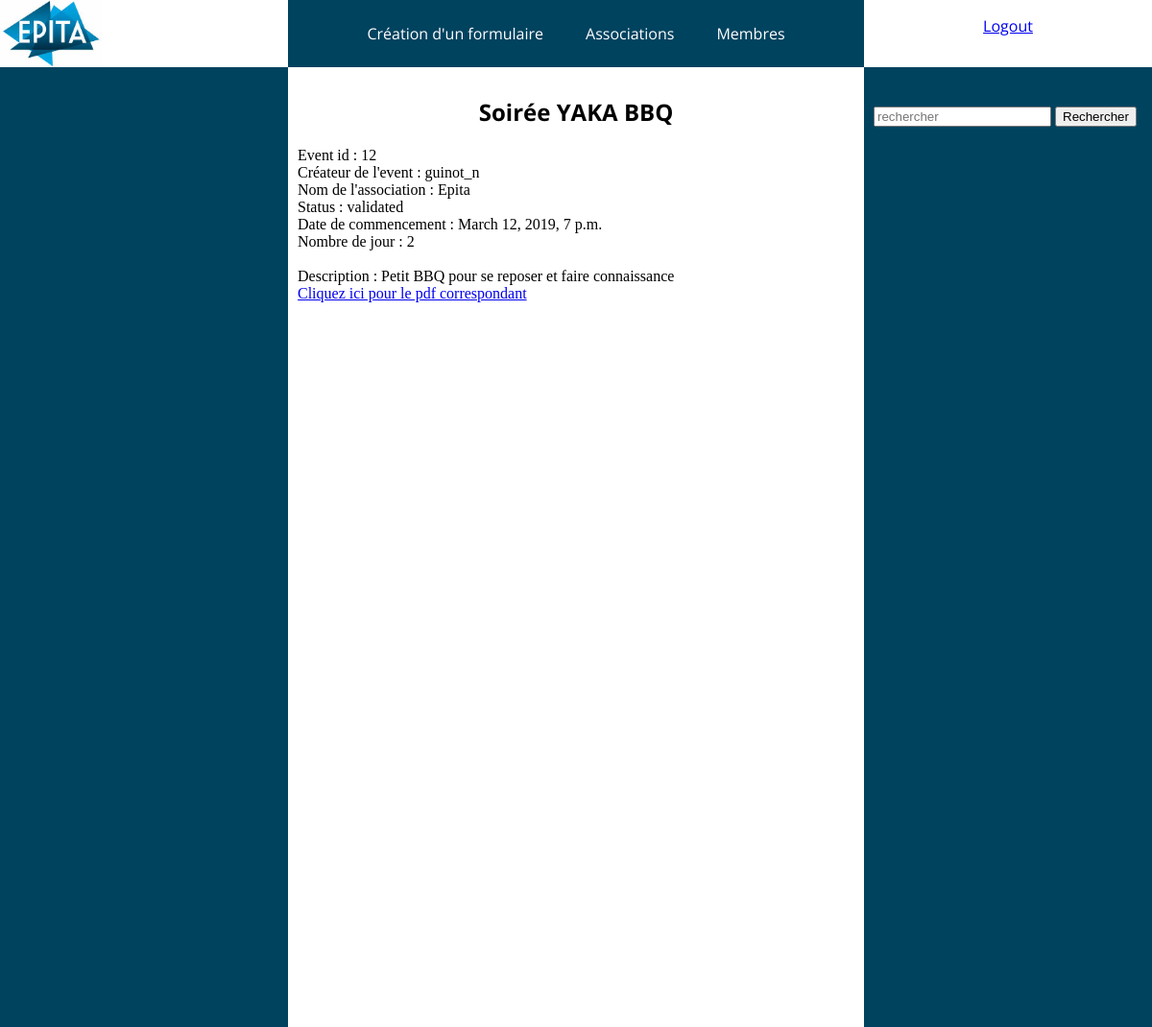
Screenshot of /event_detail/12 with the database file from the repository.
### event/models.py (models this page shows, shortened)
class Event(models.Model):
    users = models.ForeignKey(Users, on_delete = models.CASCADE)
    assos = models.ForeignKey(Assos, null = True, on_delete = models.CASCADE)
    name = models.CharField( max_length=200)
    date_time = models.DateTimeField('start date | format: mm/dd/year')
    end_time = models.TimeField('end time | format: 00:00:0000', auto_now=False)
    begin_time = models.TimeField('begin time | format: 00:00:0000',  auto_now=False)
    recurrence = models.BooleanField(default = False)
    frequence = models.IntegerField()
    until = models.DateField('end date | format: mm/dd/year')
    responsible = models.CharField( max_length=64)
    responsible_phone = models.CharField( max_length = 64)
    responsible_class = models.CharField( max_length = 64)
    nb_days = models.IntegerField()
    tutor_name = models.CharField(max_length = 64)
    tutor_phone = models.CharField(max_length = 64)
    tutor_job = models.CharField( max_length = 64)
    nb_ionis_student = models.IntegerField()
    nb_members = models.IntegerField()
    nb_externs = models.IntegerField()
    description = models.CharField(max_length = 200, default = 'short description')
    civil_liability = models.BooleanField(default = False)
    place = models.CharField(max_length = 64)
    rooms = models.CharField(max_length = 200)
    material = models.CharField(max_length = 200)
    drinks = models.IntegerField()
    comment = models.CharField(max_length = 200, default = 'some text')
    status = models.CharField(max_length = 200, default = 'pending')

class Users(models.Model):
    status = models.CharField(null = False, max_length = 64, default = 'FILLER')
    login = models.CharField(null = False, max_length = 64, default = 'FILLER')
    lastname = models.CharField(null = False, blank = False, max_length = 64, default = 'FILLER')
    firstname = models.CharField(null = False, max_length = 64, default = 'FILLER')
    email = models.CharField(null = False, max_length = 64, default = 'FILLER')
    promo = models.CharField(null = False, max_length = 64, default = 'FILLER')
    phone = models.CharField(null = False, max_length = 64, default = 'FILLER')
    signature_file = models.FileField(null=False, upload_to=user_directory_path, default='FILLER')
    signature_key = models.CharField(null=False, max_length=64, default='FILLER')
    private_key = models.TextField(null=False, default='FILLER')
    def __str__(self):
        return self.login

class Assos(models.Model):
    name = models.CharField( max_length = 64)
    president_id = models.IntegerField()
    nb_members = models.IntegerField()
    description = models.CharField(null = True, max_length= 200)
    image = models.ImageField(upload_to="media/logos", blank=True, null=True)

### event_site/views.py (the view)
# urls.py: path('event_detail/<int:pk>', EventDetailView.as_view(), name='event-detail'),
class EventDetailView(DetailView):
    model = Event
    def get_context_data(self, **kwargs):
        context = super().get_context_data(**kwargs)
        context['event'] = Event.name
        return context

### event/templates/event/event_detail.html (shortened to what this page needs)
<!DOCTYPE html>
{% load static %}
<html lang="en">
<head>
    <link rel="stylesheet" type="text/css" href="{% static 'event/home.css' %}">
</head>
<body>
<header>
    <div class="raw">
        <div class="left_header">
            <a href="{% url 'logged' %}">
            <img src="{% static 'event/logo.png' %}" alt="Logo EPITA" class="logo_img">
            </a>
        </div>
        <div class="middle_header">
            <ul class="menup">
                <li><a href="{% url 'event' %}">Création d'un formulaire</a></li>
                <li><a href="{% url 'assos' %}">Associations</a></li>
                <li><a href="{% url 'membres' %}">Membres</a></li>
            </ul>
        </div>
        <div class="right_header">
            <div class="logout_link">
                <p><a href="{% url 'logout' %}">Logout</a></p>
            </div>
        </div>
    </div>
</header>
<div class="row">
    <div class="column side">
    </div>
    <div class="column middle">
        <h2 class="content_title">{{object.name}}</h2>
        {% block content %}
        Event id : {{object.id}}<br>
        Créateur de l'event : {{object.users}}<br>
        Nom de l'association : {{object.assos.name}}<br>
        Status : {{object.status}}<br>
        Date de commencement : {{object.date_time}}<br>
        Nombre de jour : {{object.nb_days}}<br><br>
        Description : {{object.description}}<br>
        <a href="{% url 'gen' object.id %}">Cliquez ici pour le pdf correspondant</a>
        {% endblock %}
    </div>
    <div class="column side">
        <form class="form-inline my-2 my-lg-1">
            <input
                    class="form-control mr-sm-2"
            type="search"
            placeholder="rechercher"
            arial-label="Search"
            name='search'>
            <button class="btn btn-outline-success my-2 my-sm-0" type="submit">Rechercher</button>
        </form>
    </div>
</div>
</body>
</html>

### event/static/event/home.css (style rules this page uses)
* { box-sizing: border-box; }
body { margin: 0; }
p { font-family: 'Open Sans', "RalewayExtrabold", "Times New Roman", Times, sans-serif; }
h2 { font-family: 'Open Sans', "RalewayExtrabold", "Times New Roman", Times, sans-serif; }
header { #display: table; #display: flex; width: 100%; margin: 0; padding: 0; height: 70px; overflow: hidden; #background-color: blueviolet; }
.logout_link { text-align: center; }
.raw { display: flex; #display: table; width: 100%; height: 70px; #margin: 0; #padding: 0; }
.left_header { display: table-cell; width: 25%; }
.logo_img { display: inline-block; #display: table-cell; width: auto; height: 70px; margin-right: 50px; padding: 0; }
.middle_header { display: table-cell; margin: 0; padding-top: 0; height: 100%; width: 50%; }
.content_title { text-align: center; }
ul.menup { display: inline-block; #display: table-cell; list-style-type: none; margin: 0; padding: 0; width: 100%; height: 100%; line-height: 70px; #width: 75%; #overflow: hidden; background-color: #00435f; text-align: center; }
li { display: inline-block; #line-height: 70px; #padding: 0px 16px; #float: left; #vertical-align: middle; }
li a { text-decoration: none; padding: 20px; color: white; font-family: 'Open Sans', "RalewayExtrabold", "Times New Roman", Times, sans-serif; }
.right_header { width: 25%; }
.row { display: table; width: 100%; #background-color: blue; }
.column { #float: left; display: table-cell; padding: 10px; height: 1000px; }
.column.side { width: 25%; background-color: #00435f; }
.column.middle { width: 50%; }
.row:after { content: ""; display: table; clear: both; }

### rows the page displays
Event: name "Soirée YAKA BBQ", id "12", users "guinot_n", assos.name "Epita", status "validated", date_time "March 12, 2019, 7 p.m.", nb_days "2", description "Petit BBQ pour se reposer et faire connaissance"
